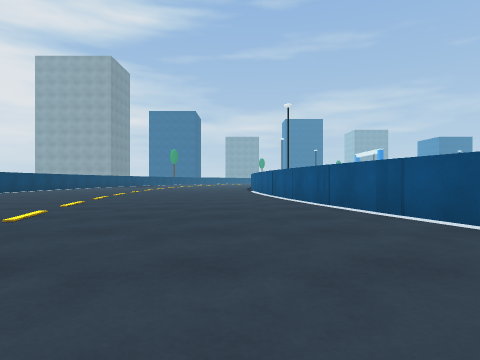
[1] (above)

20 first-person views from a walk through a 3-D level made in the Unity game engine. The camera is 0.68 m above the floor, looks level and sees 75° across. The floor is counted in squares, 1 m on a side. Each view is taken from the middle of a square. On the plan, view 1 faces up. The plan holds only what a view shows up to about 10 squares ahead; the rest is blank. The place goes on beyond the plan. The player is left out.

[2]
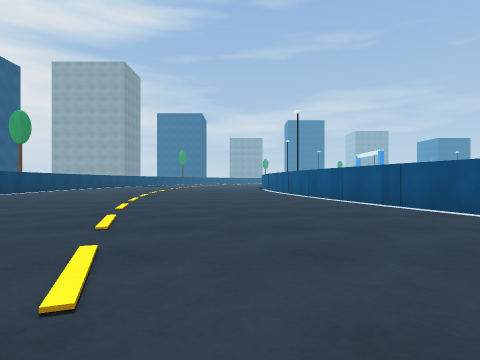

[3]
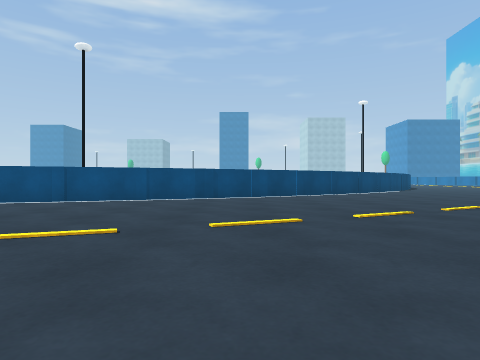

[4]
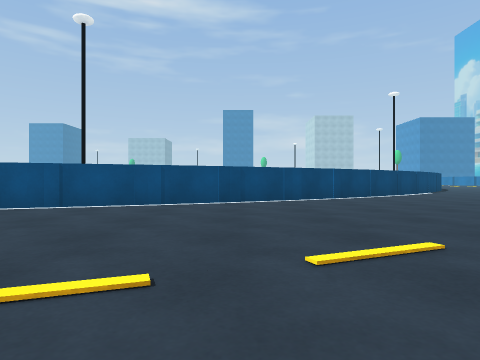

[5]
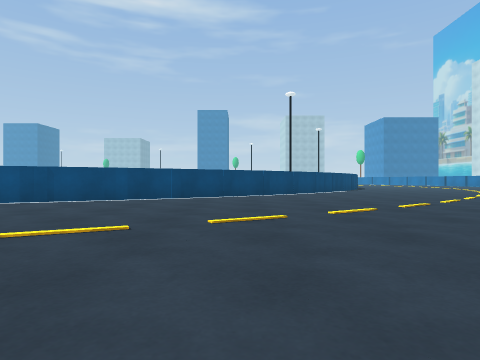

[6]
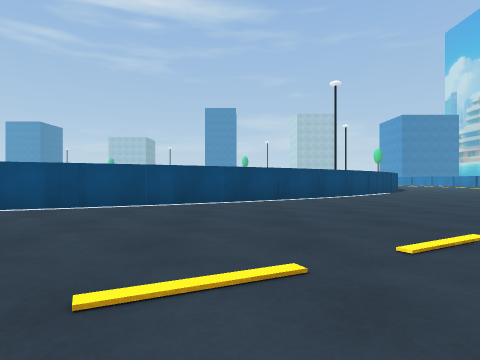

[7]
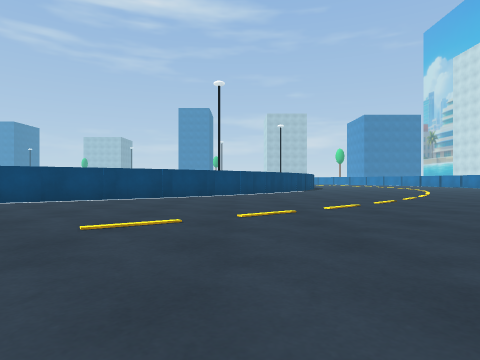

[8]
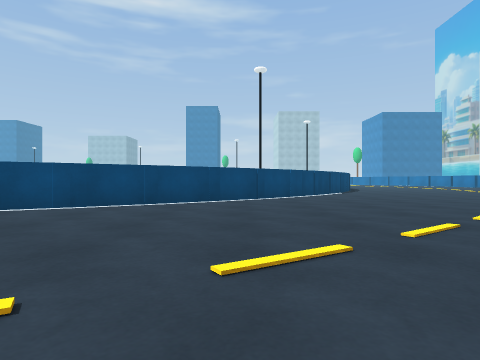

[9]
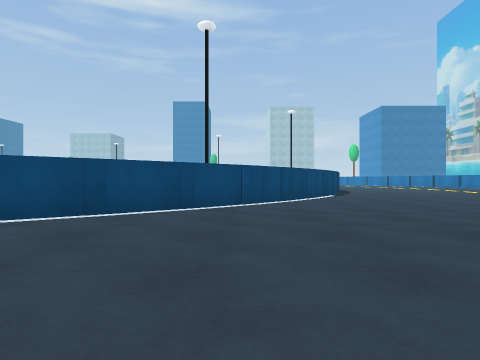

[10]
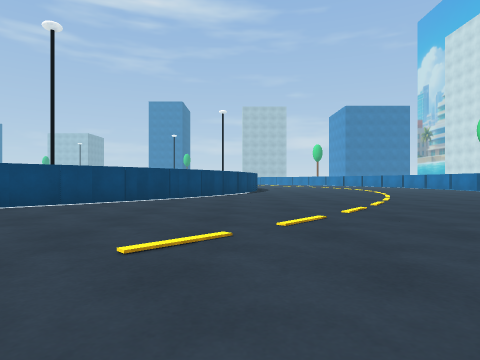

[11]
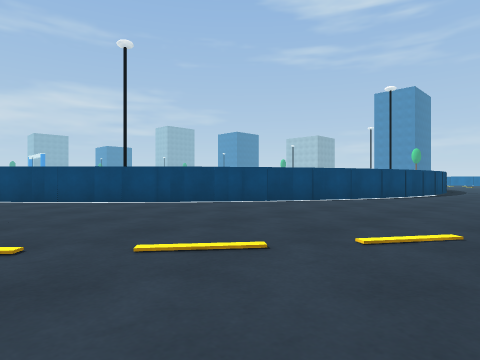

[12]
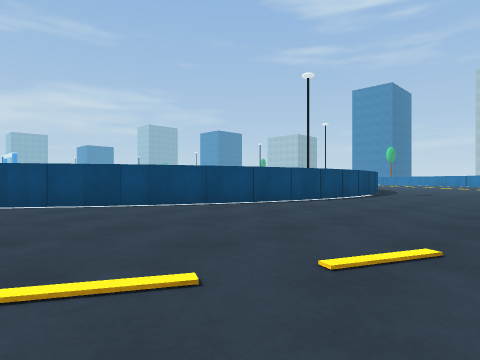

[13]
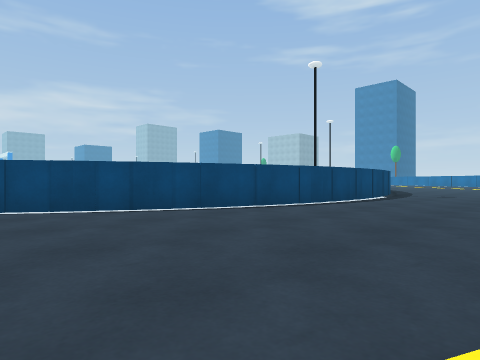

[14]
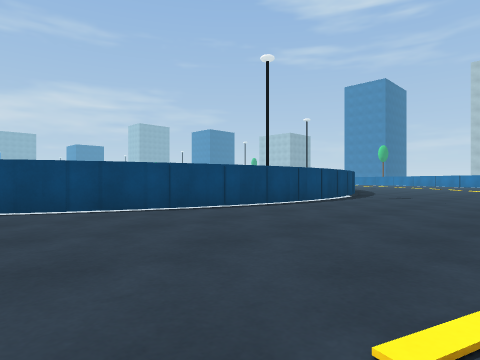

[15]
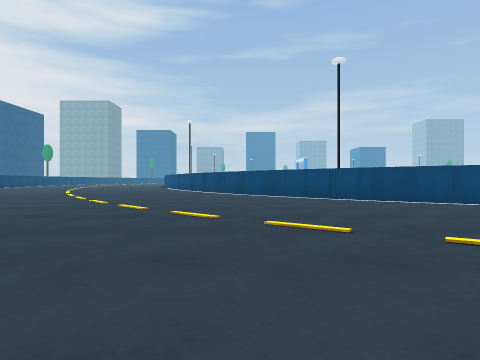

[16]
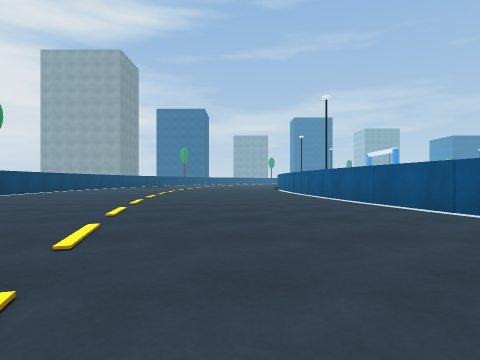

[17]
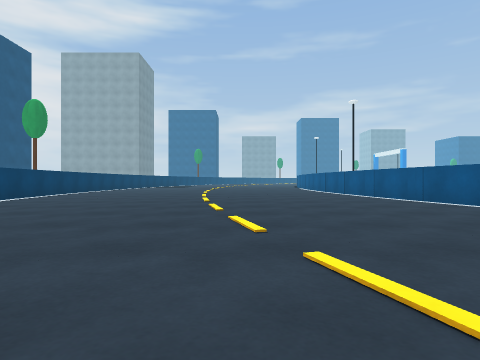

[18]
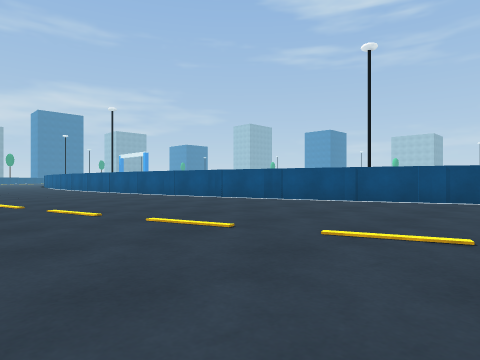

[19]
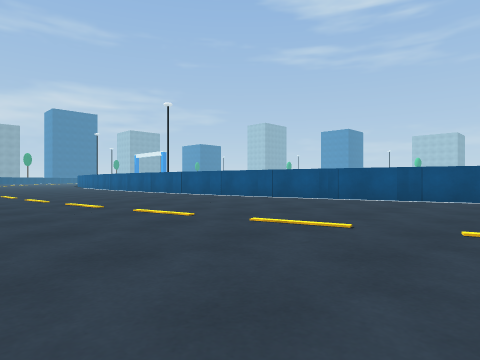

[20]
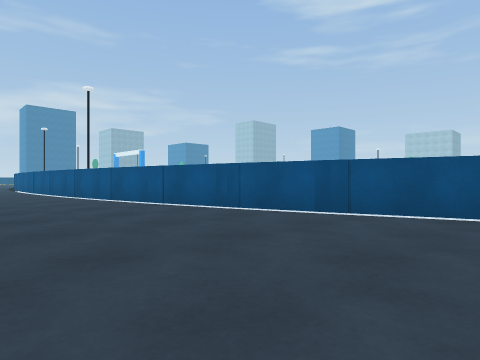

### Floor plan
Points are (right, up) in squares from view 1. A wall is a line through its corners. A room is listed if a view was taken in it or the views show most of it. See-through windows are left out.
Room 1 (views 1, 2, 3, 4, 5, 6, 7, 8, 9, 10, 11, 12, 13, 14, 15, 16, 17, 18, 19, 20)
walls: (7.6, -4.5) (5.6, -1); (8, -5.2) (7.7, -4.7); (5.6, -1.2) (5.4, -0.7); (5.5, -0.8) (5.2, -0.4); (5.3, -0.5) (3.6, 4.2); (11.3, -9.8) (7.4, -4.5); (11.7, -10.4) (11.4, -10); (3.6, 4.1) (1.8, 11); (14, -12.4) (11.3, -9.6); (14.3, -12.7) (13.9, -12.5); (14.6, -13) (14.2, -12.7); (16.9, -14.4) (14.6, -12.9); (17.3, -14.8) (16.7, -14.6); (17.7, -14.9) (17.2, -14.6); (1.9, 10.9) (1.6, 12.5); (1.7, 11.2) (1.6, 11.7); (21.2, -16.5) (17.5, -14.9); (21.7, -16.6) (21.1, -16.4); (22.1, -16.9) (21.5, -16.7); (23.6, -17) (22.1, -16.7); (25, -17.2) (22.5, -16.8); (25.3, -17.2) (24, -17.1)

Positions as (right, up) in squares from view 1, and headings:
1: (0, 0), facing up
2: (-1, -2), facing up
3: (-6, -2), facing right
4: (-4, -1), facing right
5: (-4, -7), facing right
6: (-2, -5), facing right
7: (-2, -11), facing right
8: (0, -9), facing right
9: (4, -11), facing right
10: (4, -16), facing right
11: (9, -21), facing up-right
12: (14, -23), facing up-right
13: (15, -22), facing up-right
14: (17, -23), facing up-right
15: (10, -23), facing up
16: (-2, 2), facing up
17: (-4, 1), facing up
18: (-6, -1), facing up-right
19: (-8, 3), facing up-right
20: (-3, 3), facing up-right
